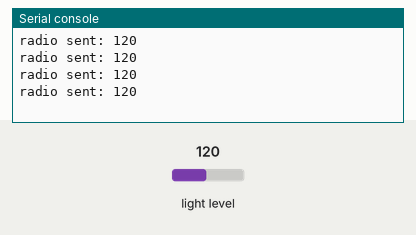
Simulated run of this program. Board: BBC micro:bit (MakeCode). On the bench: the last lines printed to the serial console. The inputs (shaded band) are chosen by the test bench; at power-on: light level 120. No radio messages arrive unless stated (any console line starting 'radio sent:' is added by the test bench).

Above: at 1.2 s.
1.3 s: light level set to 5
At 2.6 s:
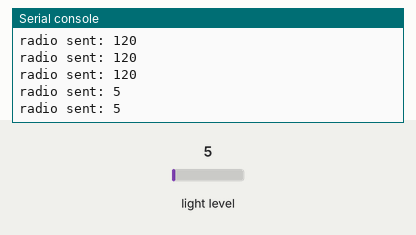
2.8 s: light level set to 64
At 3.7 s:
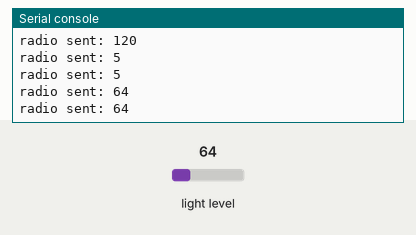
Timing chart, 0 to 5.8 s (numbered marks = the images above; inputs shaded):
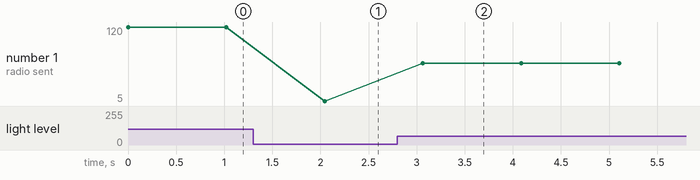

The program:

main.ts
```typescript
/**
 * RECEPTOR
 */
radio.onReceivedNumber(function (receivedNumber) {
    if (receivedNumber > 128) {
        basic.showString("1")
    } else {
        basic.clearScreen()
    }
    if (receivedNumber < 128) {
        basic.showString("2")
    } else {
        basic.clearScreen()
    }
})
radio.setGroup(1)
let habitación1 = input.lightLevel()
let habitación2 = input.lightLevel()
/**
 * EMISOR 2
 */
basic.forever(function () {
    radio.sendNumber(input.lightLevel())
    basic.pause(1000)
})
/**
 * EMISOR 1
 */
basic.forever(function () {
    radio.sendNumber(input.lightLevel())
    basic.pause(1000)
})
```

test.ts
```typescript
// aquí va el archivo "tests"; esto no se compilará cuando este paquete se utilice como una extensión.
```

Measured:
- after the input at 1.3 s, the serial console: prints a new line after 0.74 s (image 1)
- after the input at 2.8 s, the serial console: prints a new line after 0.26 s (image 2)
- plotted number 1: 120 → 5 after the input at 1.3 s, 5 → 64 after the input at 2.8 s
